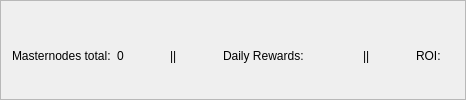
                                      <widget class="QFrame" name="frameMnInfo">
                                        <property name="frameShape">
                                          <enum>QFrame::StyledPanel</enum>
                                        </property>
                                        <property name="frameShadow">
                                          <enum>QFrame::Raised</enum>
                                        </property>
                                        <layout class="QVBoxLayout" name="verticalLayout_17">
                                          <property name="bottomMargin">
                                            <number>0</number>
                                          </property>
                                          <item>
                                            <layout class="QHBoxLayout" name="horizontalLayout_9">
                                              <item>
                                                <widget class="QLabel" name="labelMnTotal">
                                                  <property name="minimumSize">
                                                    <size>
                                                      <width>0</width>
                                                      <height>0</height>
                                                    </size>
                                                  </property>
                                                  <property name="maximumSize">
                                                    <size>
                                                      <width>16777215</width>
                                                      <height>16777215</height>
                                                    </size>
                                                  </property>
                                                  <property name="text">
                                                    <string>Masternodes total:</string>
                                                  </property>
                                                </widget>
                                              </item>
                                              <item>
                                                <widget class="QLabel" name="labelMnTotal_Value">
                                                  <property name="text">
                                                    <string>0</string>
                                                  </property>
                                                </widget>
                                              </item>
                                              <item>
                                                <spacer name="horizontalSpacer_5">
                                                  <property name="orientation">
                                                    <enum>Qt::Horizontal</enum>
                                                  </property>
                                                  <property name="sizeHint" stdset="0">
                                                    <size>
                                                      <width>40</width>
                                                      <height>20</height>
                                                    </size>
                                                  </property>
                                                </spacer>
                                              </item>
                                              <item>
                                                <widget class="QLabel" name="label_3">
                                                  <property name="text">
                                                    <string>||</string>
                                                  </property>
                                                </widget>
                                              </item>
                                              <item>
                                                <spacer name="horizontalSpacer_10">
                                                  <property name="orientation">
                                                    <enum>Qt::Horizontal</enum>
                                                  </property>
                                                  <property name="sizeHint" stdset="0">
                                                    <size>
                                                      <width>40</width>
                                                      <height>20</height>
                                                    </size>
                                                  </property>
                                                </spacer>
                                              </item>
                                              <item>
                                                <widget class="QLabel" name="label_2">
                                                  <property name="text">
                                                    <string>Daily Rewards:</string>
                                                  </property>
                                                </widget>
                                              </item>
                                              <item>
                                                <widget class="QLabel" name="roi_11">
                                                  <property name="text">
                                                    <string/>
                                                  </property>
                                                </widget>
                                              </item>
                                              <item>
                                                <spacer name="horizontalSpacer_12">
                                                  <property name="orientation">
                                                    <enum>Qt::Horizontal</enum>
                                                  </property>
                                                  <property name="sizeHint" stdset="0">
                                                    <size>
                                                      <width>40</width>
                                                      <height>20</height>
                                                    </size>
                                                  </property>
                                                </spacer>
                                              </item>
                                              <item>
                                                <widget class="QLabel" name="label_6">
                                                  <property name="text">
                                                    <string>||</string>
                                                  </property>
                                                </widget>
                                              </item>
                                              <item>
                                                <spacer name="horizontalSpacer_8">
                                                  <property name="orientation">
                                                    <enum>Qt::Horizontal</enum>
                                                  </property>
                                                  <property name="sizeHint" stdset="0">
                                                    <size>
                                                      <width>40</width>
                                                      <height>20</height>
                                                    </size>
                                                  </property>
                                                </spacer>
                                              </item>
                                              <item>
                                                <widget class="QLabel" name="label">
                                                  <property name="text">
                                                    <string>ROI:</string>
                                                  </property>
                                                </widget>
                                              </item>
                                              <item>
                                                <widget class="QLabel" name="roi_12">
                                                  <property name="text">
                                                    <string/>
                                                  </property>
                                                </widget>
                                              </item>
                                            </layout>
                                          </item>
                                        </layout>
                                      </widget>
